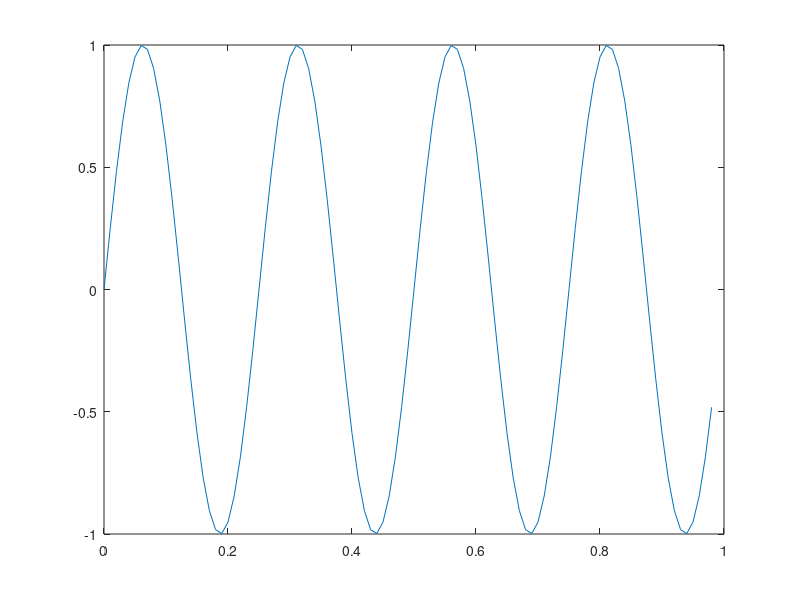

Here is the MATLAB script that generated this plot: (Note: this script raises an error after producing the figure.)
% Plotting Data

t = [0:0.01:0.98]
y1 = sin(2*pi*4*t)
plot(t,y1)
y2 = cost(2*pi*4*t)

figure(1); plot(t,y1);
figure(2); plot(t, y2);
subplot(1,2,1); % divides plot in 1x2 grid, access first element

clf % clear fig
close % close fig